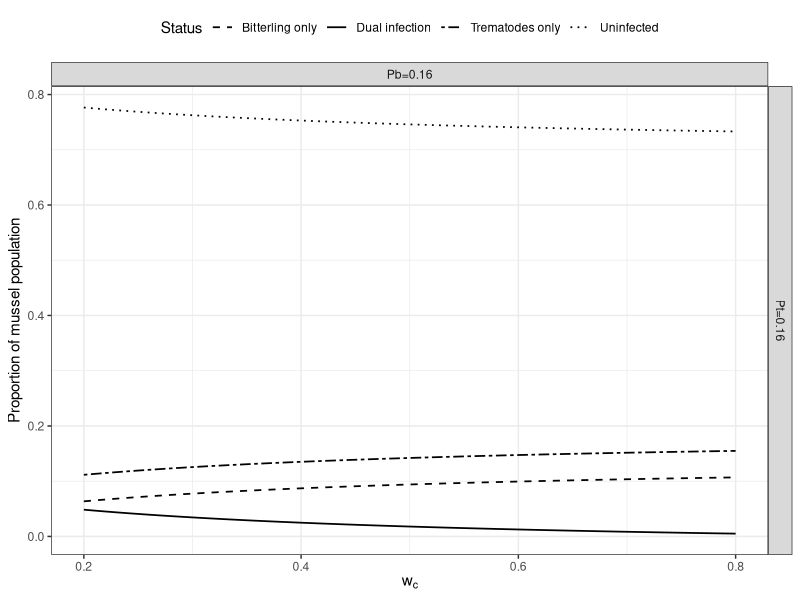
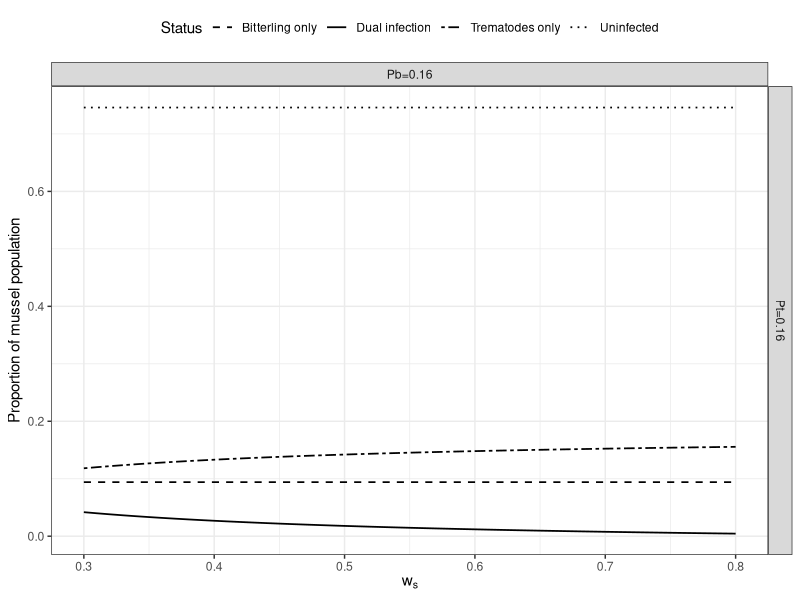
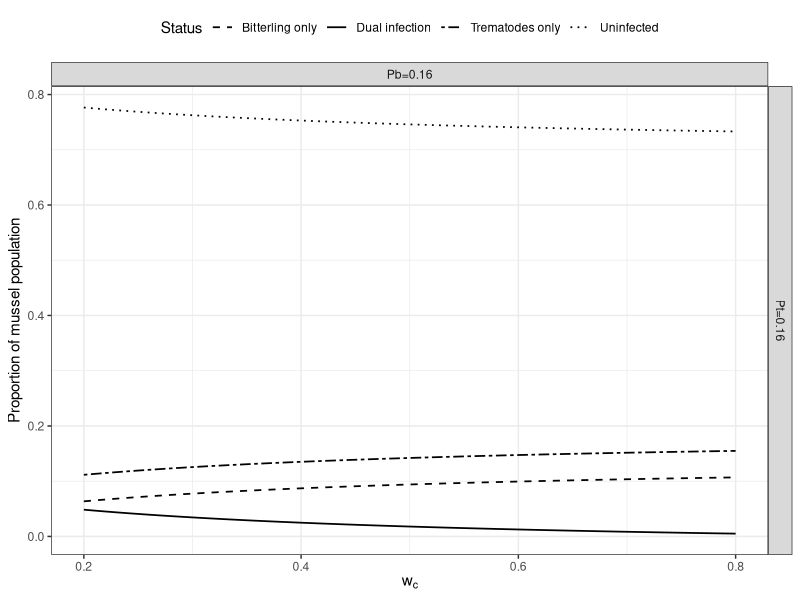
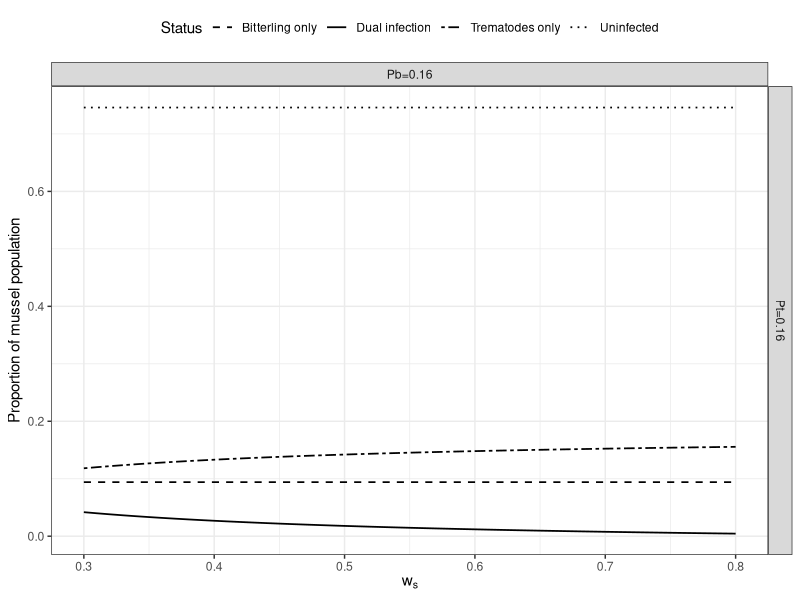

These charts were generated, in order, by the following R code:
#Supplementary_Code_1

#Code for "Pre- and post-infection priority effects have contrasting outcomes for parasite prevalence in host populations"
#Joshua I. Brian

library(tidyverse)

#This code provides one run-through with one possible combination of trematode prevalence and bitterling prevalence
#For complete definition of all symbols, see Supporting_Information_S1

#Combinations explored in the paper:
#Combo 1: Pt=0.16, Pb=0.16
#Combo 2: Pt=0.16, Pb=0.36
#Combo 3: Pt=0.16, Pb=0.57
#Combo 4: Pt=0.31, Pb=0.16
#Combo 5: Pt=0.31, Pb=0.36
#Combo 6: Pt=0.31, Pb=0.57

#For parasite choice model (pre-infection priority effects):

S <- 0.7
Pt <- 0.16
Pb <- 0.16
w <- seq(from=0.2, to=0.8, by=0.01)

bothinfected <- Pt*(((1 - w)*Pb)/(Pt - w*(2*Pt - 1)))*S

tremonly <- Pt*(((1 - w)*Pb)/(Pt - w*(2*Pt - 1)))*(1-S) + Pt*(1 - ((1 - w)*Pb)/(Pt - w*(2*Pt - 1)))

bittonly <- (1 - Pt)*((w*Pb)/(Pt - w*(2*Pt - 1)))*S

uninfected <- (1 - Pt)*((w*Pb)/(Pt - w*(2*Pt - 1)))*(1-S) + (1 - Pt)*(1 - ((w*Pb)/(Pt - w*(2*Pt - 1))))

#Cu = (w*Pb)/(Pt - w*(2*Pt - 1))

#Ci = ((1 - w)*Pb)/(Pt - w*(2*Pt - 1))

#Put them all into a dataset
#(I just show one here, just run the code in lines 21-32 six times, once for each combo)

Infections <- c(bothinfected, tremonly, bittonly, uninfected)
Weighting <- rep(w, 4)
Status <- c(rep("Dual infection", 61), rep("Trematodes only", 61),
                rep("Bitterling only", 61), rep("Uninfected", 61))
Tremprevcombo <- rep("Pt=0.16", 244)
Bittprevcombo <- rep("Pb=0.16", 244)

Dataframecombo1 <- data.frame(Infections, Weighting, Status, Tremprevcombo, Bittprevcombo)
Dataframecombo2 <- data.frame(Infections, Weighting, Status, Tremprevcombo, Bittprevcombo)
Dataframecombo3 <- data.frame(Infections, Weighting, Status, Tremprevcombo, Bittprevcombo)
Dataframecombo4 <- data.frame(Infections, Weighting, Status, Tremprevcombo, Bittprevcombo)
Dataframecombo5 <- data.frame(Infections, Weighting, Status, Tremprevcombo, Bittprevcombo)
Dataframecombo6 <- data.frame(Infections, Weighting, Status, Tremprevcombo, Bittprevcombo)

Dataframe <- bind_rows(Dataframecombo1, Dataframecombo2, Dataframecombo3, Dataframecombo4, 
                       Dataframecombo5, Dataframecombo6)

Dataframe$Status <- as.factor(Dataframe$Status)
Dataframe$Tremprevcombo <- as.factor(Dataframe$Tremprevcombo)
Dataframe$Bittprevcombo <- as.factor(Dataframe$Bittprevcombo)

#Plot using facet_grid

prevchoice <- ggplot(data=Dataframe, aes(x=Weighting, y=Infections, group=Status)) + 
  geom_line(aes(linetype=Status), size=0.6) +
  facet_grid(Tremprevcombo ~ Bittprevcombo) +
  scale_linetype_manual(values=c("dashed", "solid", "twodash", "dotted"))+
  labs(x=expression(w[c]), y="Proportion of mussel population") + 
  theme_bw() + theme(legend.position = "top") 
prevchoice

ggsave("bitterlingchoicegraph.svg", width=150, height=100, units="mm")

#For parasite survival model (post-infection priority effects):

S <- 0.7
Pt <- 0.16
Pb <- 0.16
w <- seq(from=0.3, to=0.8, by=0.01)

bothinfected <- Pt*Pb*((S*(1 - w))/w)

tremonly <- Pt*Pb*(1 - ((S*(1 - w))/w)) + Pt*(1 - Pb)

bittonly <- (1 - Pt)*Pb*S
bittonly <- rep(bittonly, 51)

uninfected <- (1 - Pt)*Pb*(1 - S) + (1 - Pb)*(1 - Pt)
uninfected <- rep(uninfected, 51)
  
#Si = (S*(1 - w))/w

#Put them all into a dataset
#(I just show one here, just run the code in lines 76-89 six times, once for each combo)

Infections <- c(bothinfected, tremonly, bittonly, uninfected)
Weighting <- rep(w, 4)
Status <- c(rep("Dual infection", 51), rep("Trematodes only", 51),
            rep("Bitterling only", 51), rep("Uninfected", 51))
Tremprevcombo <- rep("Pt=0.16", 204)
Bittprevcombo <- rep("Pb=0.16", 204)

Dataframecombo1 <- data.frame(Infections, Weighting, Status, Tremprevcombo, Bittprevcombo)
Dataframecombo2 <- data.frame(Infections, Weighting, Status, Tremprevcombo, Bittprevcombo)
Dataframecombo3 <- data.frame(Infections, Weighting, Status, Tremprevcombo, Bittprevcombo)
Dataframecombo4 <- data.frame(Infections, Weighting, Status, Tremprevcombo, Bittprevcombo)
Dataframecombo5 <- data.frame(Infections, Weighting, Status, Tremprevcombo, Bittprevcombo)
Dataframecombo6 <- data.frame(Infections, Weighting, Status, Tremprevcombo, Bittprevcombo)

Dataframesurv <- bind_rows(Dataframecombo1, Dataframecombo2, Dataframecombo3, Dataframecombo4, 
                       Dataframecombo5, Dataframecombo6)

Dataframesurv$Status <- as.factor(Dataframesurv$Status)
Dataframesurv$Tremprevcombo <- as.factor(Dataframesurv$Tremprevcombo)
Dataframesurv$Bittprevcombo <- as.factor(Dataframesurv$Bittprevcombo)

#Plot using facet_grid

prevsurvival <- ggplot(data=Dataframesurv, aes(x=Weighting, y=Infections, group=Status)) + 
  geom_line(aes(linetype=Status), size=0.6) +
  facet_grid(Tremprevcombo ~ Bittprevcombo) +
  scale_linetype_manual(values=c("dashed", "solid", "twodash", "dotted"))+
  labs(x=expression(w[s]), y="Proportion of mussel population") + 
  theme_bw() + theme(legend.position = "top") 
prevsurvival

ggsave("bitterlingsurvivalgraph.svg", width=150, height=100, units="mm")



